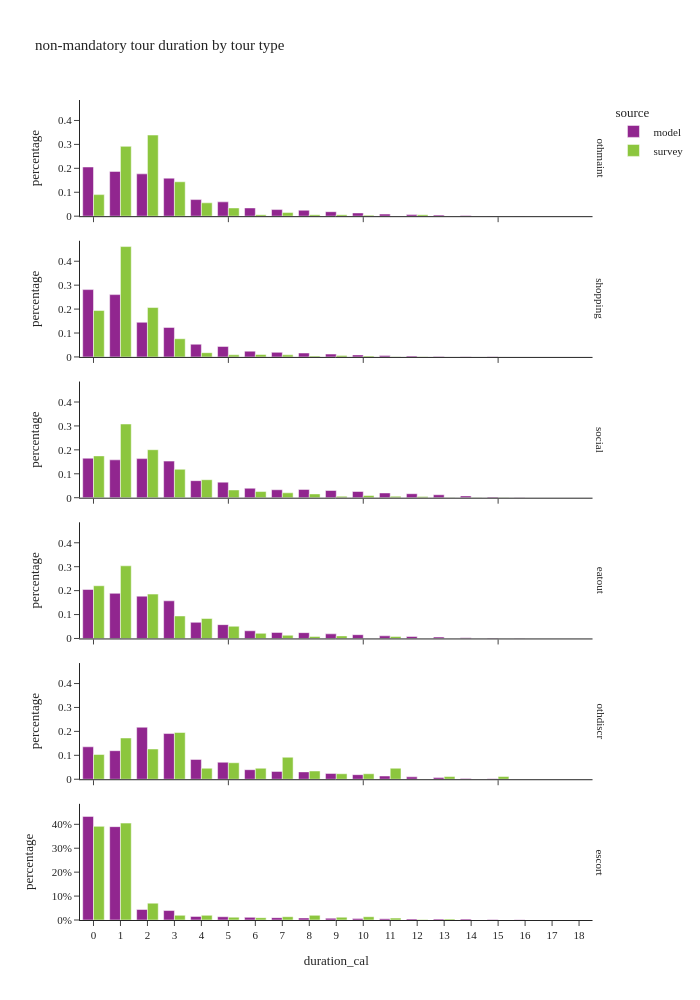

The cell this chart's notebook holds for it:
### Code cell
df_plot = non_m_tour_data.groupby(['source','tour_type','duration_cal'], observed=True)[['tour_weight']].sum().reset_index()

df_plot['percentage'] = df_plot.groupby(['source','tour_type'], group_keys=False)['tour_weight']. \
    apply(lambda x: x / float(x.sum()))

fig = px.bar(df_plot, x="duration_cal", y="percentage", color="source",barmode="group",
             facet_row='tour_type',
             title="non-mandatory tour duration by tour type")

fig.for_each_annotation(lambda a: a.update(text = a.text.split("=")[-1]))

fig.update_layout(height=1000, width=700, yaxis=dict(tickformat=".0%"), xaxis=dict(dtick="1"))

fig.show()

### Figure 1 — Plotly figure (JSON) as saved in the notebook; plotly's stock layout.template omitted (floating-point values rounded to 4 significant figures)
{"data": [{"alignmentgroup": "True", "hovertemplate": "source=model<br>tour_type=othmaint<br>duration_cal=%{x}<br>percentage=%{y}<extra></extra>", "legendgroup": "model", "marker": {"color": "#91268F", "pattern": {"shape": ""}}, "name": "model", "offsetgroup": "model", "orientation": "v", "showlegend": true, "textposition": "auto", "type": "bar", "x": [0.0, 1.0, 2.0, 3.0, 4.0, 5.0, 6.0, 7.0, 8.0, 9.0, 10.0, 11.0, 12.0, 13.0, 14.0, 15.0, 16.0, 17.0], "xaxis": "x6", "y": [0.2056, 0.1871, 0.1768, 0.1588, 0.0693, 0.0598, 0.03438, 0.02759, 0.02479, 0.01871, 0.01355, 0.008783, 0.006725, 0.004491, 0.00228, 0.0009121, 0.0002847, 1.448e-05], "yaxis": "y6"}, {"alignmentgroup": "True", "hovertemplate": "source=model<br>tour_type=shopping<br>duration_cal=%{x}<br>percentage=%{y}<extra></extra>", "legendgroup": "model", "marker": {"color": "#91268F", "pattern": {"shape": ""}}, "name": "model", "offsetgroup": "model", "orientation": "v", "showlegend": false, "textposition": "auto", "type": "bar", "x": [0.0, 1.0, 2.0, 3.0, 4.0, 5.0, 6.0, 7.0, 8.0, 9.0, 10.0, 11.0, 12.0, 13.0, 14.0, 15.0, 16.0, 17.0], "xaxis": "x5", "y": [0.2814, 0.2605, 0.1448, 0.1233, 0.05311, 0.04383, 0.02407, 0.01919, 0.01638, 0.01197, 0.008578, 0.005501, 0.00373, 0.002326, 0.0009049, 0.0003209, 5.134e-05, 6.418e-06], "yaxis": "y5"}, {"alignmentgroup": "True", "hovertemplate": "source=model<br>tour_type=social<br>duration_cal=%{x}<br>percentage=%{y}<extra></extra>", "legendgroup": "model", "marker": {"color": "#91268F", "pattern": {"shape": ""}}, "name": "model", "offsetgroup": "model", "orientation": "v", "showlegend": false, "textposition": "auto", "type": "bar", "x": [0.0, 1.0, 2.0, 3.0, 4.0, 5.0, 6.0, 7.0, 8.0, 9.0, 10.0, 11.0, 12.0, 13.0, 14.0, 15.0, 16.0, 17.0, 18.0], "xaxis": "x4", "y": [0.1651, 0.1583, 0.1634, 0.1529, 0.07123, 0.06497, 0.03951, 0.03316, 0.03459, 0.03011, 0.02589, 0.01984, 0.01666, 0.01233, 0.00745, 0.003396, 0.001012, 0.0001617, 5.989e-06], "yaxis": "y4"}, {"alignmentgroup": "True", "hovertemplate": "source=model<br>tour_type=eatout<br>duration_cal=%{x}<br>percentage=%{y}<extra></extra>", "legendgroup": "model", "marker": {"color": "#91268F", "pattern": {"shape": ""}}, "name": "model", "offsetgroup": "model", "orientation": "v", "showlegend": false, "textposition": "auto", "type": "bar", "x": [0.0, 1.0, 2.0, 3.0, 4.0, 5.0, 6.0, 7.0, 8.0, 9.0, 10.0, 11.0, 12.0, 13.0, 14.0, 15.0, 16.0, 17.0, 18.0], "xaxis": "x3", "y": [0.2048, 0.1887, 0.1768, 0.1574, 0.06742, 0.05776, 0.03219, 0.0251, 0.0243, 0.01931, 0.01574, 0.01106, 0.008299, 0.005948, 0.003197, 0.001519, 0.000428, 3.737e-05, 3.397e-06], "yaxis": "y3"}, {"alignmentgroup": "True", "hovertemplate": "source=model<br>tour_type=othdiscr<br>duration_cal=%{x}<br>percentage=%{y}<extra></extra>", "legendgroup": "model", "marker": {"color": "#91268F", "pattern": {"shape": ""}}, "name": "model", "offsetgroup": "model", "orientation": "v", "showlegend": false, "textposition": "auto", "type": "bar", "x": [0.0, 1.0, 2.0, 3.0, 4.0, 5.0, 6.0, 7.0, 8.0, 9.0, 10.0, 11.0, 12.0, 13.0, 14.0, 15.0, 16.0, 17.0, 18.0], "xaxis": "x2", "y": [0.1355, 0.1193, 0.2173, 0.191, 0.08276, 0.07102, 0.03988, 0.03275, 0.03074, 0.0244, 0.01907, 0.01353, 0.01007, 0.006969, 0.003561, 0.001618, 0.0004109, 4.6e-05, 1.586e-06], "yaxis": "y2"}, {"alignmentgroup": "True", "hovertemplate": "source=model<br>tour_type=escort<br>duration_cal=%{x}<br>percentage=%{y}<extra></extra>", "legendgroup": "model", "marker": {"color": "#91268F", "pattern": {"shape": ""}}, "name": "model", "offsetgroup": "model", "orientation": "v", "showlegend": false, "textposition": "auto", "type": "bar", "x": [0.0, 1.0, 2.0, 3.0, 4.0, 5.0, 6.0, 7.0, 8.0, 9.0, 10.0, 11.0, 12.0, 13.0, 14.0, 15.0, 16.0, 17.0, 18.0], "xaxis": "x", "y": [0.4331, 0.3903, 0.04392, 0.03959, 0.01513, 0.01363, 0.01104, 0.009845, 0.008566, 0.007544, 0.006512, 0.005595, 0.004618, 0.003787, 0.003898, 0.002275, 0.0005929, 4.714e-05, 1.813e-06], "yaxis": "y"}, {"alignmentgroup": "True", "hovertemplate": "source=survey<br>tour_type=othmaint<br>duration_cal=%{x}<br>percentage=%{y}<extra></extra>", "legendgroup": "survey", "marker": {"color": "#8CC63E", "pattern": {"shape": ""}}, "name": "survey", "offsetgroup": "survey", "orientation": "v", "showlegend": true, "textposition": "auto", "type": "bar", "x": [0.0, 1.0, 2.0, 3.0, 4.0, 5.0, 6.0, 7.0, 8.0, 9.0, 10.0, 12.0], "xaxis": "x6", "y": [0.09013, 0.2918, 0.3391, 0.1438, 0.05579, 0.03433, 0.006438, 0.01502, 0.006438, 0.006438, 0.004292, 0.006438], "yaxis": "y6"}, {"alignmentgroup": "True", "hovertemplate": "source=survey<br>tour_type=shopping<br>duration_cal=%{x}<br>percentage=%{y}<extra></extra>", "legendgroup": "survey", "marker": {"color": "#8CC63E", "pattern": {"shape": ""}}, "name": "survey", "offsetgroup": "survey", "orientation": "v", "showlegend": false, "textposition": "auto", "type": "bar", "x": [0.0, 1.0, 2.0, 3.0, 4.0, 5.0, 6.0, 7.0, 8.0, 9.0, 10.0, 11.0, 12.0], "xaxis": "x5", "y": [0.1939, 0.4613, 0.2066, 0.07605, 0.01774, 0.008872, 0.01014, 0.008872, 0.003802, 0.006337, 0.003802, 0.001267, 0.001267], "yaxis": "y5"}, {"alignmentgroup": "True", "hovertemplate": "source=survey<br>tour_type=social<br>duration_cal=%{x}<br>percentage=%{y}<extra></extra>", "legendgroup": "survey", "marker": {"color": "#8CC63E", "pattern": {"shape": ""}}, "name": "survey", "offsetgroup": "survey", "orientation": "v", "showlegend": false, "textposition": "auto", "type": "bar", "x": [0.0, 1.0, 2.0, 3.0, 4.0, 5.0, 6.0, 7.0, 8.0, 9.0, 10.0, 11.0, 12.0, 13.0, 14.0, 15.0], "xaxis": "x4", "y": [0.1748, 0.308, 0.2005, 0.1187, 0.0752, 0.03232, 0.02573, 0.02045, 0.01583, 0.005937, 0.009235, 0.005937, 0.004617, 0.001319, 0.0006596, 0.0006596], "yaxis": "y4"}, {"alignmentgroup": "True", "hovertemplate": "source=survey<br>tour_type=eatout<br>duration_cal=%{x}<br>percentage=%{y}<extra></extra>", "legendgroup": "survey", "marker": {"color": "#8CC63E", "pattern": {"shape": ""}}, "name": "survey", "offsetgroup": "survey", "orientation": "v", "showlegend": false, "textposition": "auto", "type": "bar", "x": [0.0, 1.0, 2.0, 3.0, 4.0, 5.0, 6.0, 7.0, 8.0, 9.0, 11.0], "xaxis": "x3", "y": [0.2204, 0.3038, 0.1855, 0.09409, 0.08333, 0.05108, 0.02151, 0.01344, 0.008065, 0.01075, 0.008065], "yaxis": "y3"}, {"alignmentgroup": "True", "hovertemplate": "source=survey<br>tour_type=othdiscr<br>duration_cal=%{x}<br>percentage=%{y}<extra></extra>", "legendgroup": "survey", "marker": {"color": "#8CC63E", "pattern": {"shape": ""}}, "name": "survey", "offsetgroup": "survey", "orientation": "v", "showlegend": false, "textposition": "auto", "type": "bar", "x": [0.0, 1.0, 2.0, 3.0, 4.0, 5.0, 6.0, 7.0, 8.0, 9.0, 10.0, 11.0, 13.0, 15.0], "xaxis": "x2", "y": [0.1034, 0.1724, 0.1264, 0.1954, 0.04598, 0.06897, 0.04598, 0.09195, 0.03448, 0.02299, 0.02299, 0.04598, 0.01149, 0.01149], "yaxis": "y2"}, {"alignmentgroup": "True", "hovertemplate": "source=survey<br>tour_type=escort<br>duration_cal=%{x}<br>percentage=%{y}<extra></extra>", "legendgroup": "survey", "marker": {"color": "#8CC63E", "pattern": {"shape": ""}}, "name": "survey", "offsetgroup": "survey", "orientation": "v", "showlegend": false, "textposition": "auto", "type": "bar", "x": [0.0, 1.0, 2.0, 3.0, 4.0, 5.0, 6.0, 7.0, 8.0, 9.0, 10.0, 11.0, 12.0, 13.0], "xaxis": "x", "y": [0.3914, 0.4051, 0.07045, 0.01957, 0.01957, 0.01174, 0.009785, 0.0137, 0.01957, 0.01174, 0.0137, 0.007828, 0.001957, 0.003914], "yaxis": "y"}], "layout": {"annotations": [{"font": {}, "showarrow": false, "text": "escort", "textangle": 90, "x": 0.98, "xanchor": "left", "xref": "paper", "y": 0.07083, "yanchor": "middle", "yref": "paper"}, {"font": {}, "showarrow": false, "text": "othdiscr", "textangle": 90, "x": 0.98, "xanchor": "left", "xref": "paper", "y": 0.2425, "yanchor": "middle", "yref": "paper"}, {"font": {}, "showarrow": false, "text": "eatout", "textangle": 90, "x": 0.98, "xanchor": "left", "xref": "paper", "y": 0.4142, "yanchor": "middle", "yref": "paper"}, {"font": {}, "showarrow": false, "text": "social", "textangle": 90, "x": 0.98, "xanchor": "left", "xref": "paper", "y": 0.5858, "yanchor": "middle", "yref": "paper"}, {"font": {}, "showarrow": false, "text": "shopping", "textangle": 90, "x": 0.98, "xanchor": "left", "xref": "paper", "y": 0.7575, "yanchor": "middle", "yref": "paper"}, {"font": {}, "showarrow": false, "text": "othmaint", "textangle": 90, "x": 0.98, "xanchor": "left", "xref": "paper", "y": 0.9292, "yanchor": "middle", "yref": "paper"}], "barmode": "group", "height": 1000, "legend": {"title": {"text": "source"}, "tracegroupgap": 0}, "title": {"text": "non-mandatory tour duration by tour type"}, "width": 700, "xaxis": {"anchor": "y", "domain": [0.0, 0.98], "dtick": "1", "title": {"text": "duration_cal"}}, "xaxis2": {"anchor": "y2", "domain": [0.0, 0.98], "matches": "x", "showticklabels": false}, "xaxis3": {"anchor": "y3", "domain": [0.0, 0.98], "matches": "x", "showticklabels": false}, "xaxis4": {"anchor": "y4", "domain": [0.0, 0.98], "matches": "x", "showticklabels": false}, "xaxis5": {"anchor": "y5", "domain": [0.0, 0.98], "matches": "x", "showticklabels": false}, "xaxis6": {"anchor": "y6", "domain": [0.0, 0.98], "matches": "x", "showticklabels": false}, "yaxis": {"anchor": "x", "domain": [0.0, 0.1417], "tickformat": ".0%", "title": {"text": "percentage"}}, "yaxis2": {"anchor": "x2", "domain": [0.1717, 0.3133], "matches": "y", "title": {"text": "percentage"}}, "yaxis3": {"anchor": "x3", "domain": [0.3433, 0.485], "matches": "y", "title": {"text": "percentage"}}, "yaxis4": {"anchor": "x4", "domain": [0.515, 0.6567], "matches": "y", "title": {"text": "percentage"}}, "yaxis5": {"anchor": "x5", "domain": [0.6867, 0.8283], "matches": "y", "title": {"text": "percentage"}}, "yaxis6": {"anchor": "x6", "domain": [0.8583, 1.0], "matches": "y", "title": {"text": "percentage"}}}}
